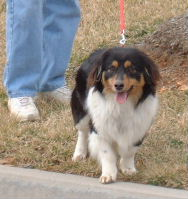
#> input picture Aditya_Anil/2.jpg, 188 x 199 px, given as the content of the folder base_images, which was not available
$ jupyter execute 'Adding smoke to multiple images.ipynb'   (text cells are left out)
#> lines starting #> are read from the running program, lines starting #| are printed output that depends on the picture; pictures that were not available may be replaced by others from this repository, and a replacement may not be noted
[cell 1]
import os
import cv2

# Function to process images
def process_images(base_img_path, white_img_path, black_img_path, output_folder):
    # Load base image
#> called with base_img_path = 'base_images/2.jpg', white_img_path = 'smoke_white.jpeg', black_img_path = 'smoke_black.jpg', output_folder = 'processed_images'
    base_img = cv2.imread(base_img_path)
#> base_img is the input picture: shape (199, 188, 3); mean B, G, R 133.8, 143.4, 152.1
    base_img = cv2.cvtColor(base_img, cv2.COLOR_BGR2RGB)

    # Load white overlay image and resize
    white = cv2.imread(white_img_path)
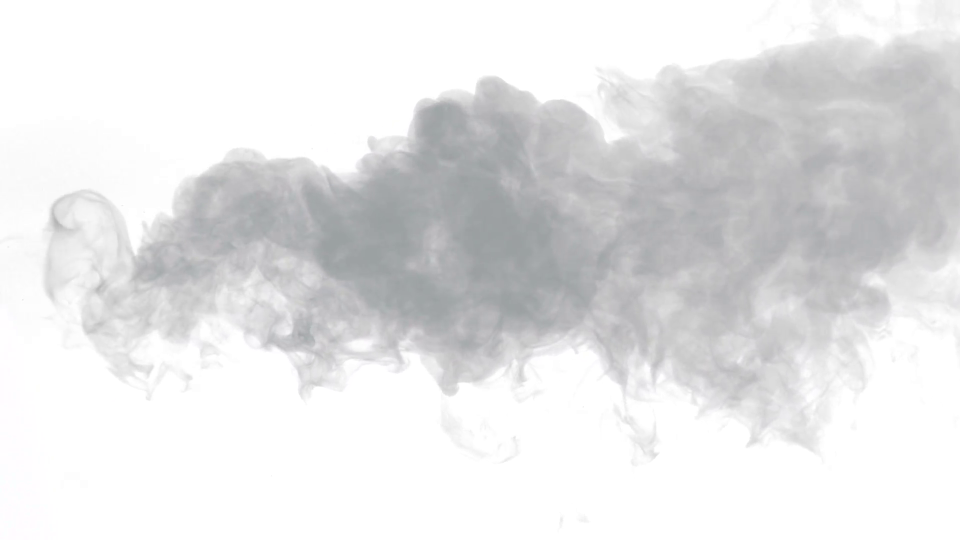
#> input picture Aditya_Anil/smoke_white.jpeg, 1920 x 1080 px, found by its file name (shown at 1/2 size)
#> white is the input picture: shape (1080, 1920, 3); mean B, G, R 229.1, 228.4, 228.2
    white = cv2.cvtColor(white, cv2.COLOR_BGR2RGB)
    white = cv2.resize(white, (base_img.shape[1], base_img.shape[0]))
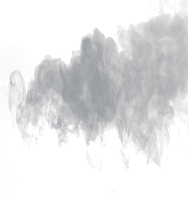
#> white: shape (199, 188, 3); mean R, G, B 228.2, 228.3, 229.1

    # Load black overlay image and resize
    black = cv2.imread(black_img_path)
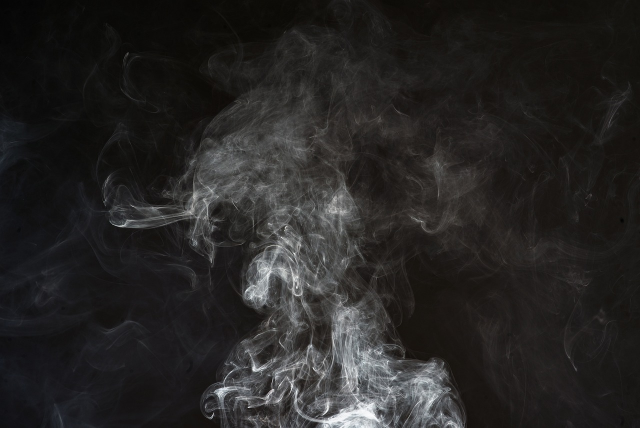
#> input picture Aditya_Anil/smoke_black.jpg, 1280 x 855 px, found by its file name (shown at 1/2 size)
#> black is the input picture: shape (855, 1280, 3); mean B, G, R 36.2, 37.1, 38.4
    black = cv2.cvtColor(black, cv2.COLOR_BGR2RGB)
    black = cv2.resize(black, (base_img.shape[1], base_img.shape[0]))
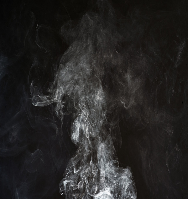
#> black: shape (199, 188, 3); mean R, G, B 38.3, 37, 36.1

    # Overlay white on base image
    result_white = cv2.addWeighted(base_img, 0.8, white, 0.4, 0)
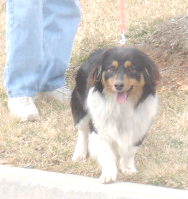
#> result_white: shape (199, 188, 3); mean R, G, B 210.9, 205, 197.7

    # Overlay black on base image
    result_black = cv2.addWeighted(base_img, 1, black, 0.5, 0)
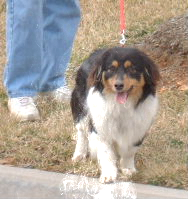
#> result_black: shape (199, 188, 3); mean R, G, B 170.1, 161, 151.2

    # Save processed images to the specified output folder
    base_name = os.path.splitext(os.path.basename(base_img_path))[0]
    cv2.imwrite(os.path.join(output_folder, f'{base_name}_smoke_white.jpg'), cv2.cvtColor(result_white, cv2.COLOR_RGB2BGR))
    cv2.imwrite(os.path.join(output_folder, f'{base_name}_smoke_black.jpg'), cv2.cvtColor(result_black, cv2.COLOR_RGB2BGR))

# Paths to white and black overlay images
white_image_path = 'smoke_white.jpeg'
black_image_path = 'smoke_black.jpg'

# List files in the base_images folder
base_image_folder = 'base_images'
base_image_paths = [os.path.join(base_image_folder, f) for f in os.listdir(base_image_folder) if os.path.isfile(os.path.join(base_image_folder, f))]

# Output folder for processed images
output_folder = 'processed_images'

# Create the output folder if it doesn't exist
os.makedirs(output_folder, exist_ok=True)

# Process each base image
for base_img_path in base_image_paths:
    process_images(base_img_path, white_image_path, black_image_path, output_folder)

[cell 2]
import matplotlib.pyplot as plt

# Function to display images
def display_images(image_paths, titles):
    fig, axes = plt.subplots(1, len(image_paths), figsize=(15, 5))
    for ax, img, title in zip(axes, image_paths, titles):
        ax.imshow(cv2.cvtColor(cv2.imread(img), cv2.COLOR_BGR2RGB))
        ax.set_title(title)
        ax.axis('off')
    plt.show()
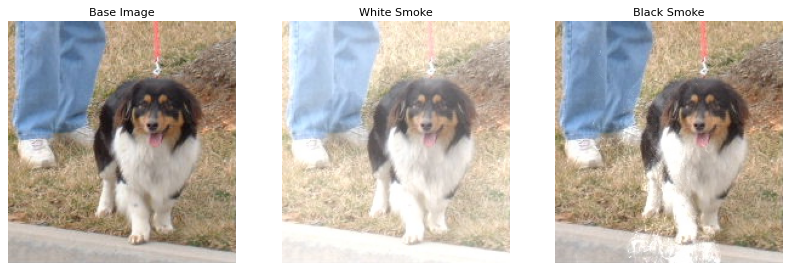
#> figure drawn by matplotlib, 3 panels

# Folder paths
base_images_folder = 'base_images'
processed_images_folder = 'processed_images'

# List base images
base_image_paths = [os.path.join(base_images_folder, f) for f in os.listdir(base_images_folder) if f.endswith('.jpg')]

# Choose one base image randomly
base_img_path = base_image_paths[0]

# Construct paths for white and black smoke images
base_name = os.path.splitext(os.path.basename(base_img_path))[0]
white_smoke_path = os.path.join(processed_images_folder, f'{base_name}_smoke_white.jpg')
black_smoke_path = os.path.join(processed_images_folder, f'{base_name}_smoke_black.jpg')

# Display images
display_images([base_img_path, white_smoke_path, black_smoke_path], ['Base Image', 'White Smoke', 'Black Smoke'])
